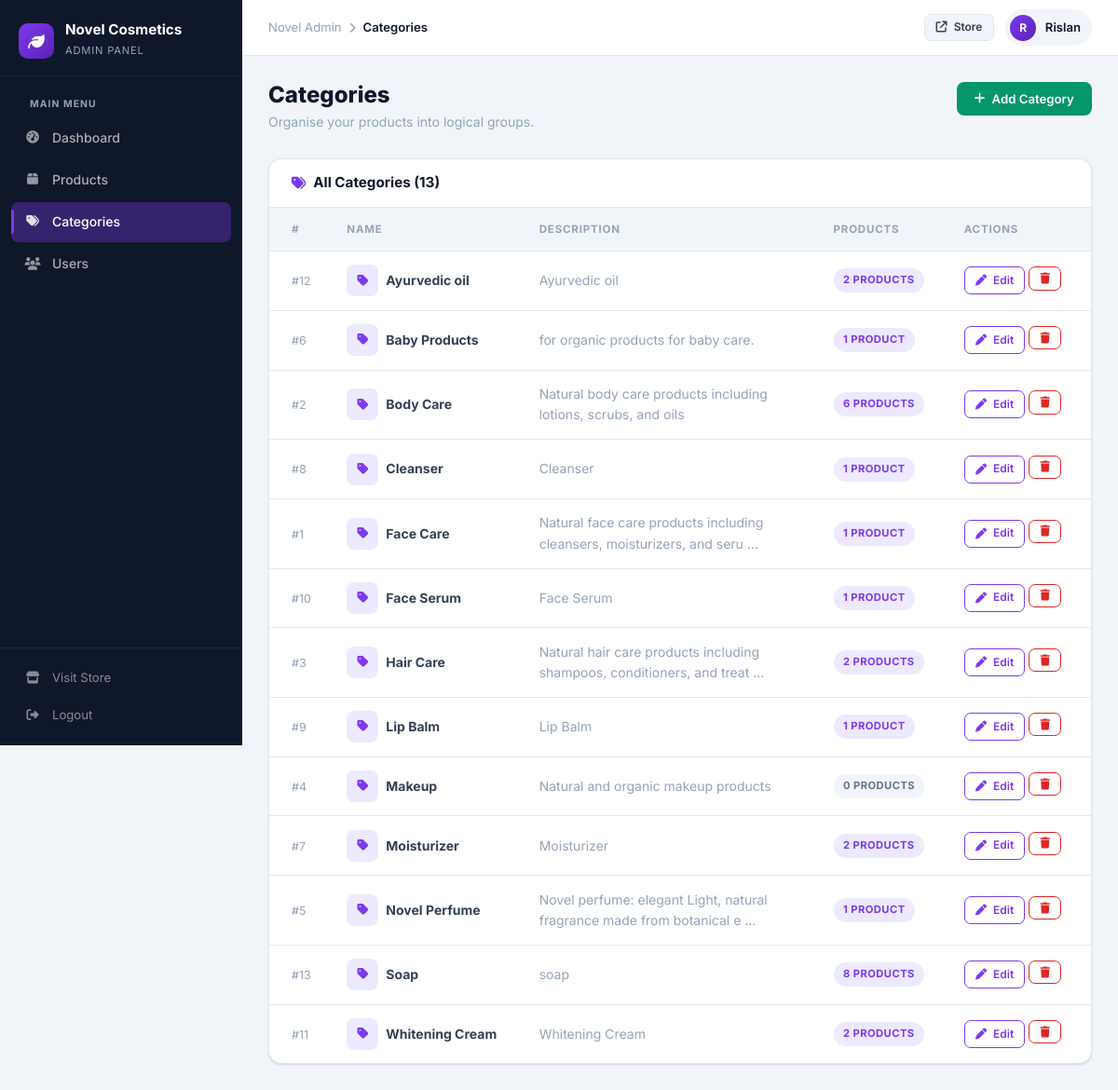
Screenshot of /admin/categories.php (signed in) with the database file from the repository.
### tables this page shows
CREATE TABLE `categories` (
  `id` int NOT NULL,
  `name` varchar(100) NOT NULL,
  `description` text,
  `created_at` timestamp NOT NULL DEFAULT CURRENT_TIMESTAMP
);

### includes/db_config.php (called while the page is built, shortened)
<?php
function getConnection() {
    try {
        $pdo = new PDO("mysql:host=" . DB_HOST . ";dbname=" . DB_NAME, DB_USER, DB_PASS);
        $pdo->setAttribute(PDO::ATTR_ERRMODE, PDO::ERRMODE_EXCEPTION);
        return $pdo;
    } catch(PDOException $e) {
        die("Connection failed: " . $e->getMessage());
    }
}
?>

### includes/product_manager.php (called while the page is built, shortened)
<?php
require_once 'db_config.php';
class ProductManager {
    private $pdo;
    public function __construct() {
        $this->pdo = getConnection();
    }
    public function getProductsByCategory($categoryId, $limit = null, $offset = 0) {
        try {
            $sql = "SELECT p.*, c.name as category_name FROM products p
                    LEFT JOIN categories c ON p.category_id = c.id
                    WHERE p.category_id = :category_id AND p.is_active = 1
                    ORDER BY p.created_at DESC";
            if ($limit) {
                $sql .= " LIMIT :limit OFFSET :offset";
                $stmt = $this->pdo->prepare($sql);
                $stmt->bindParam(':category_id', $categoryId, PDO::PARAM_INT);
                $stmt->bindParam(':limit', $limit, PDO::PARAM_INT);
                $stmt->bindParam(':offset', $offset, PDO::PARAM_INT);
                $stmt->execute();
            } else {
                $stmt = $this->pdo->prepare($sql);
                $stmt->bindParam(':category_id', $categoryId, PDO::PARAM_INT);
                $stmt->execute();
            }
            return $stmt->fetchAll(PDO::FETCH_ASSOC);
        } catch(PDOException $e) {
            error_log("Error fetching products by category: " . $e->getMessage());
            return false;
        }
    }
}
class CategoryManager {
    private $pdo;
    public function __construct() {
        $this->pdo = getConnection();
    }
    public function getAllCategories() {
        try {
            $sql = "SELECT * FROM categories ORDER BY name";
            $stmt = $this->pdo->prepare($sql);
            $stmt->execute();
            return $stmt->fetchAll(PDO::FETCH_ASSOC);
        } catch(PDOException $e) {
            error_log("Error fetching categories: " . $e->getMessage());
            return false;
        }
    }
}
?>

### admin/categories.php (the view, shortened to what this page needs)
<?php
require_once '../includes/product_manager.php';
require_once 'includes/admin_layout.php';
$categoryManager = new CategoryManager();
$productManager  = new ProductManager();
$action     = isset($_GET['action']) ? $_GET['action'] : 'view';
$categories = $categoryManager->getAllCategories();
?>
<div class="page-head">
    <div class="page-head-left">
        <h1><?php echo $action === 'view' ? 'Categories' : ($action === 'add' ? 'Add Category' : 'Edit Category'); ?></h1>
        <p>Organise your products into logical groups.</p>
    </div>
    <div class="page-head-right">
        <?php if ($action === 'view'): ?>
            <a href="categories.php?action=add" class="abtn abtn-success">
                <i class="fas fa-plus"></i> Add Category
            </a>
        <?php else: ?>
            <a href="categories.php" class="abtn abtn-ghost">
                <i class="fas fa-arrow-left"></i> Back
            </a>
        <?php endif; ?>
    </div>
</div>
<?php if ($action === 'view'): ?>
<div class="acard">
    <div class="acard-head">
        <h5><i class="fas fa-tags"></i> All Categories (<?php echo count($categories); ?>)</h5>
    </div>
    <div class="acard-body p0">
        <div style="overflow-x:auto;">
        <table class="atable">
            <thead>
                <tr>
                    <th>#</th>
                    <th>Name</th>
                    <th>Description</th>
                    <th>Products</th>
                    <th>Actions</th>
                </tr>
            </thead>
            <tbody>
                <?php foreach ($categories as $cat):
                    $catProducts = $productManager->getProductsByCategory($cat['id']);
                    $count = count($catProducts);
                ?>
                <tr>
                    <td data-label="ID"><span style="color:var(--tx-muted);font-size:.78rem;">#<?php echo $cat['id']; ?></span></td>
                    <td data-label="Name">
                        <div class="d-flex align-items-center gap-2">
                            <div style="width:34px;height:34px;border-radius:8px;background:var(--a-purple-light);
                                        display:flex;align-items:center;justify-content:center;color:var(--a-purple);font-size:.85rem;">
                                <i class="fas fa-tag"></i>
                            </div>
                            <strong><?php echo htmlspecialchars($cat['name']); ?></strong>
                        </div>
                    </td>
                    <td data-label="Description" style="max-width:300px;">
                        <span style="color:var(--tx-muted);">
                            <?php echo htmlspecialchars(substr($cat['description'], 0, 70)); ?>
                            <?php if (strlen($cat['description']) > 70) echo '...'; ?>
                        </span>
                    </td>
                    <td data-label="Products">
                        <span class="abadge <?php echo $count > 0 ? 'purple' : 'gray'; ?>">
                            <?php echo $count; ?> product<?php echo $count != 1 ? 's' : ''; ?>
                        </span>
                    </td>
                    <td data-label="Actions">
                        <div class="d-flex gap-1">
                            <a href="categories.php?action=edit&id=<?php echo $cat['id']; ?>"
                               class="abtn abtn-outline-primary abtn-sm">
                                <i class="fas fa-pen"></i> Edit
                            </a>
                            <form method="POST" class="d-inline"
                                  onsubmit="return confirm('Delete this category? Products inside will lose their category.');">
                                <button type="submit" class="abtn abtn-outline-danger abtn-sm">
                                    <i class="fas fa-trash"></i>
                                </button>
                            </form>
                        </div>
                    </td>
                </tr>
                <?php endforeach; ?>
            </tbody>
        </table>
        </div>
    </div>
</div>
<?php endif; ?>

### css/admin.css (style rules this page uses)
:root { --a-purple: #7c3aed; --a-purple-dark: #5b21b6; --a-purple-light:#ede9fe; --a-green: #059669; --a-green-light: #d1fae5; --a-red: #dc2626; --a-red-light: #fee2e2; --a-amber: #d97706; --a-amber-light: #fef3c7; --a-blue: #2563eb; --a-blue-light: #dbeafe; --a-cyan: #0891b2; --a-cyan-light: #cffafe; --sb-bg: #0f172a; --sb-hover: rgba(255,255,255,.06); --sb-active: rgba(124,58,237,.35); --sb-border: rgba(255,255,255,.06); --sb-width: 260px; --bg-page: #f1f5f9; --bg-card: #ffffff; --border: #e2e8f0; --tx-head: #0f172a; --tx-body: #334155; --tx-muted: #94a3b8; --radius: 14px; --radius-sm: 8px; --shadow-sm: 0 1px 3px rgba(0,0,0,.07), 0 1px 2px rgba(0,0,0,.05); --shadow-md: 0 4px 16px rgba(0,0,0,.08); --shadow-lg: 0 12px 40px rgba(0,0,0,.1); --transition: all .2s cubic-bezier(.4,0,.2,1); }
*, *::before, *::after { box-sizing: border-box; }
body { margin: 0; padding: 0; font-family: 'Inter', system-ui, sans-serif; background: var(--bg-page); color: var(--tx-body); font-size: .9375rem; line-height: 1.6; }
.page-head { display: flex; align-items: flex-start; justify-content: space-between; flex-wrap: wrap; gap: 1rem; margin-bottom: 1.75rem; }
.page-head-left h1 { font-size: 1.5rem; font-weight: 800; color: var(--tx-head); margin: 0 0 .2rem; }
.page-head-left p { color: var(--tx-muted); margin: 0; font-size: .875rem; }
.page-head-right { display: flex; gap: .6rem; flex-wrap: wrap; }
.acard { background: var(--bg-card); border-radius: var(--radius); border: 1px solid var(--border); box-shadow: var(--shadow-sm); overflow: hidden; margin-bottom: 1.5rem; }
.acard-head { padding: 1rem 1.5rem; display: flex; align-items: center; justify-content: space-between; border-bottom: 1px solid var(--border); gap: 1rem; flex-wrap: wrap; }
.acard-head h5 { margin: 0; font-size: .95rem; font-weight: 700; color: var(--tx-head); display: flex; align-items: center; gap: .5rem; }
.acard-head h5 i { color: var(--a-purple); }
.acard-body { padding: 1.5rem; }
.acard-body.p0 { padding: 0; }
.atable { width: 100%; border-collapse: collapse; }
.atable thead th { padding: .875rem 1.1rem; background: var(--bg-page); font-size: .72rem; font-weight: 700; text-transform: uppercase; letter-spacing: .07em; color: var(--tx-muted); white-space: nowrap; border-bottom: 1px solid var(--border); }
.atable thead th:first-child { padding-left: 1.5rem; }
.atable thead th:last-child { padding-right: 1.5rem; }
.atable tbody td { padding: .9rem 1.1rem; border-bottom: 1px solid var(--border); vertical-align: middle; font-size: .875rem; color: var(--tx-body); }
.atable tbody td:first-child { padding-left: 1.5rem; }
.atable tbody td:last-child { padding-right: 1.5rem; }
.atable tbody tr:last-child td { border-bottom: none; }
.abadge { display: inline-flex; align-items: center; gap: .3rem; padding: .25rem .65rem; border-radius: 20px; font-size: .7rem; font-weight: 700; text-transform: uppercase; letter-spacing: .04em; }
.abadge.purple { background: var(--a-purple-light); color: var(--a-purple); }
.abadge.gray { background: #f1f5f9; color: #64748b; }
.abtn { display: inline-flex; align-items: center; justify-content: center; gap: .45rem; padding: .55rem 1.2rem; border-radius: var(--radius-sm); font-size: .825rem; font-weight: 600; cursor: pointer; border: none; text-decoration: none; transition: var(--transition); white-space: nowrap; line-height: 1.4; }
.abtn-success { background: var(--a-green); color: #fff; }
.abtn-outline-primary { background: transparent; color: var(--a-purple); border: 1.5px solid var(--a-purple); }
.abtn-outline-danger { background: transparent; color: var(--a-red); border: 1.5px solid var(--a-red); }
.abtn-sm { padding: .35rem .7rem; font-size: .75rem; border-radius: 7px; }

### rows the page displays
categories: id "12", name "Ayurvedic oil", description "Ayurvedic oil", count "2", shows "S"
categories: id "6", name "Baby Products", description "for organic products for baby care.", count "1"
categories: id "2", name "Body Care", description "Natural body care products including lotions, scrubs, and oils", count "6", shows "S"
categories: id "8", name "Cleanser", description "Cleanser", count "1"
categories: id "1", name "Face Care", description "Natural face care products including cleansers, moisturizers, and seru", count "1"
categories: id "10", name "Face Serum", description "Face Serum", count "1"
categories: id "3", name "Hair Care", description "Natural hair care products including shampoos, conditioners, and treat", count "2", shows "S"
categories: id "9", name "Lip Balm", description "Lip Balm", count "1"
categories: id "4", name "Makeup", description "Natural and organic makeup products", count "0", shows "S"
categories: id "7", name "Moisturizer", description "Moisturizer", count "2", shows "S"
categories: id "5", name "Novel Perfume", description "Novel perfume: elegant Light, natural fragrance made from botanical e", count "1"
categories: id "13", name "Soap", description "soap", count "8"
categories: id "11", name "Whitening Cream", description "Whitening Cream", count "2", shows "S"

### other values shown
$item['label'] "Dashboard"
$item['label'] "Products"
$item['label'] "Categories"
$item['label'] "Users"
$pageTitle "Categories"
$initial "R"
$user "Rislan"
count($categories) "13"
